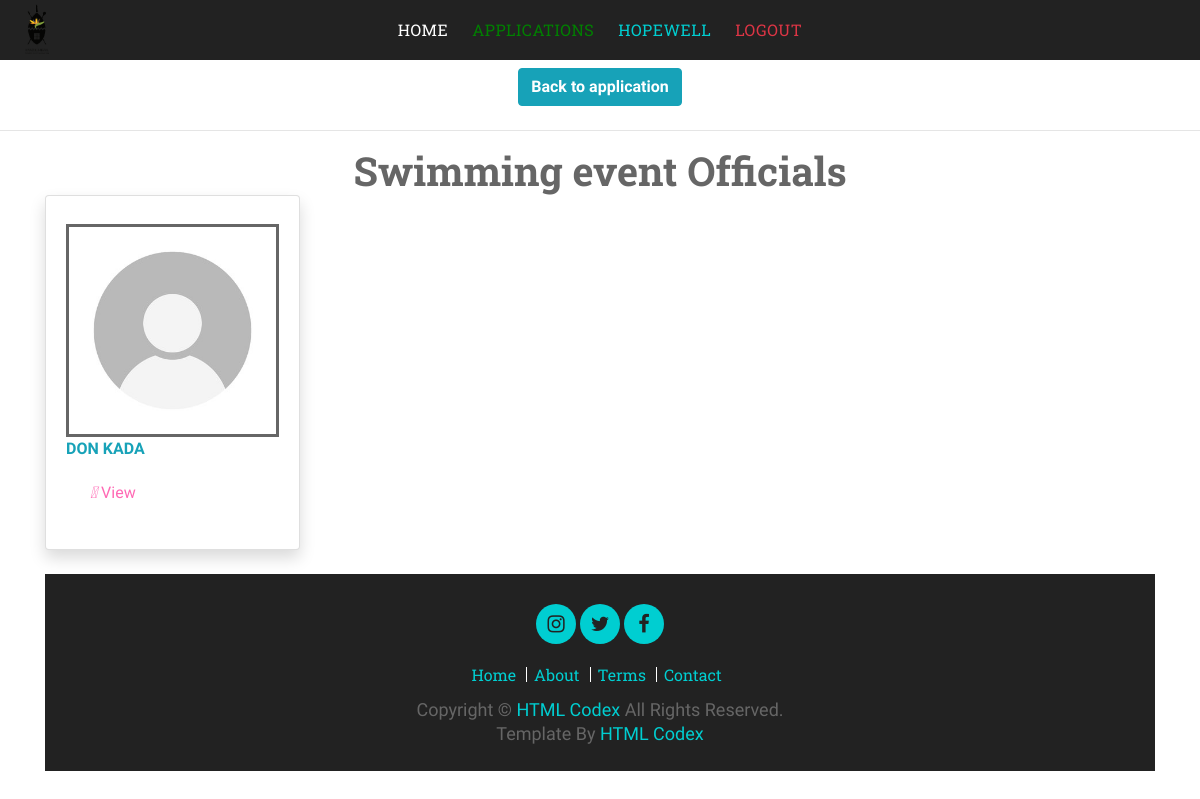
Page /Officials/23 (signed in) on the committed database.
### MyApp/models.py (models this page shows)
class Application(models.Model):
    ApplicationId = models.AutoField(primary_key=True)
    user = models.ForeignKey(User,blank=True,null=True,on_delete=models.CASCADE)
    FederationPersonel = models.ForeignKey(FederationPersonel,blank=True,null=True,on_delete=models.CASCADE)
    EventName = models.CharField(max_length=255)
    StartDate = models.DateTimeField(max_length=255)
    EndDate = models.DateTimeField(max_length=255)
    HostCity = models.CharField(max_length=255)
    HostProvince =models.CharField(max_length=255)
    ReportSubmitAgreement = models.BooleanField(default=False)
    NumberOfTeam = models.IntegerField()
    MethodOfSelection = models.CharField(max_length=255)
    SelectionApprovedDate = models.DateField(max_length=255)
    TravelDateTime = models.DateTimeField(max_length=255)
    ModeOfTravel = models.CharField(max_length=255)
    CodeOfConductAcceped = models.BooleanField(default=False)
    RegulationsInterestDeclaration  = models.CharField(max_length=300, default='NotProvided')
    RegulationsInterestDeclaration  = models.CharField(max_length=300, default='NotProvided')
    SelectionCriteriaProtocols = models.CharField(max_length=300, default='NotProvided')
    GeneralRegulationSelectionProcedure  =models.CharField(max_length=300, default='NotProvided')
    DocumentationOfSelectionSubmitted = models.CharField(max_length=300, default='NotProvided')
    TeamOfficialDuties = models.CharField(max_length=300, default='NotProvided')
    AcceptanceOfTeamAppointment = models.CharField(max_length=300, default='NotProvided')
    HighPerformancePlan = models.CharField(max_length=300, default='NotProvided')
    EventInvitation  = models.CharField(max_length=300, default='NotProvided')
    ApplicationDate  = models.DateTimeField(default=datetime.now())
    Step = models.CharField(max_length=255, default='start')
    ApplicationStatus = models.CharField(max_length=255, default='Oncreate')
    isHistory = models.BooleanField(default=False)
    DateCreated = models.DateTimeField(default=datetime.now())
    DeclineReason = models.TextField(blank=True, null=True)
    CancelReason = models.TextField(blank=True, null=True)
    ApparelLetters = models.CharField(max_length=300, blank=True, null=True)

class TeamOfficial(models.Model):
    TeamOfficialId = models.AutoField(primary_key=True, auto_created=True, null=False, blank=False)
    application = models.ForeignKey(Application,blank=True,null=True,on_delete=models.CASCADE)
    FirstName = models.CharField(max_length=100, blank=False,null=False)
    LastName = models.CharField(max_length=100, blank=False,null=False)
    Gender = models.CharField(max_length=30, null=False, blank=False)
    Designation = models.CharField(max_length=100, blank=False,null=False)
    IDCopySubmited = models.BooleanField(default=False)
    AcceptanceofTeamAppointment  = models.BooleanField(null=False, blank=False, default=False)

### MyApp/views.py (the view)
# urls.py: path('Officials/<int:applicationId>', views.Officials, name="Officials"),
@login_required
def Officials(request, applicationId):
    application = get_object_or_404(Application,pk = applicationId)
    Officials = TeamOfficial.objects.filter(application = application)
    if request.method == 'GET':
        return render(request, 'MyApp/Officials.html', {"application":application, "teamOfficials":Officials})

### MyApp/templates/MyApp/Officials.html (shortened to what this page needs)
{% extends "MyApp/base.html" %}
{% block content %}
    {% load static %}
    <div class="row"  style="display:flex;justify-content:center">
        <div style="padding:0.5rem;">
                <a href="{% url 'Application_review' applicationId=application.ApplicationId  %}" title="" class="btn btn-info">
                    <b>
                        Back to application
                    </b>
                </a>
        </div>
    </div>
    <hr/>
    <h1 class="text-center">
        {{application.EventName}} Officials
    </h1>
    {% if teamOfficials %}
                <div class="container">
                    <div>
                        <div class="row">
                            {% if teamOfficials %}
                                {% for official in teamOfficials %}
                                    <div class="col-xl-3 col-md-6 mb-4">
                                        <div class="card border-left-primary shadow h-100 py-2">
                                            <div class="card-body">
                                                <div class="row no-gutters align-items-center" style="display:flex;justify-content:center">
                                                    <img style="width:inherit; width:100%;border:solid;max-height:320px" src="{% static 'manageProfile/images/DefaultProfile.jpg'%}"/>
                                                </div>
                                                <div class="row no-gutters align-items-center">
                                                    <div class="col mr-2" style="display:flex; justify-content: space-between;">
                                                        <div class="text-xs font-weight-bold text-info text-uppercase mb-1" >
                                                            {{ official.FirstName}} {{official.LastName}}
                                                        </div>
                                                    </div>
                                                </div>
                                                <div class="row no-gutters align-items-center" style="padding:1rem">
                                                    <div class="col-auto"  styl="display:flex; justify-content:space-between;" >
                                                                <a style="color: #FF69B4;padding:0.5rem" href="{% url 'teamOfficialDetails' teamOfficialId=official.TeamOfficialId %}"><i class="fas fa-eye view-icon"></i> View  </a>
                                                    </div>
                                                </div>
                                            </div>
                                        </div>
                                    </div>
                                {% endfor%}
                            {%endif%}
                        </div>
            {% endif %}
{% endblock %}

### MyApp/templates/MyApp/base.html (shortened to what this page needs)
<!DOCTYPE html>
<html lang="en">
    <head>
        {%load static %}
        <link href="{% static "test/vendor/bootstrap/css/bootstrap.min.css" %}" rel="stylesheet">
        <link href="{% static "test/vendor/font-awesome/css/font-awesome.min.css" %}" rel="stylesheet">
        <link href="{% static "test/vendor/slick/slick.css" %}" rel="stylesheet">
        <link href="{% static "test/vendor/slick/slick-theme.css" %}" rel="stylesheet">
        <link href="{% static 'test/vendor/tempusdominus/css/tempusdominus-bootstrap-4.min.css' %}" rel="stylesheet" />
        <link href="{% static 'test/css/hover-style.css' %}" rel="stylesheet">
        <link href="{% static 'test/css/style.css' %}" rel="stylesheet">
    </head>
    <body>
        <header id="header">
            <a href="{% url 'home' %}" class="logo"><img src="{% static 'manageProfile/images/kzn-sports-confederation-logo.png' %}" alt="logo"></a>
            <nav class="main-menu top-menu" >
                <ul>
                    <li class="active"><a href="{% url 'home' %}">Home</a></li>
                    {% if user.is_authenticated %}
                        {% if user.is_superuser %}
                            <li class="nav-item text-uppercase font-weight-bold">
                                <a href="{% url 'Applications' %}" style="color: green;" class="nav-link" href="">Applications</a>
                            </li>
                        {% else %}
                            <li class="nav-item text-uppercase font-weight-bold">
                                <a class="nav-link" href="{%   url 'my_applications' %}" >Applications</a>
                            </li>
                        {% endif %}
                        <li><a class="" href="{% url 'account' %}">{{user}}</a></li>
                        <li><a class="text-danger" href="{% url 'logoutuser' %}">Logout</a></li>
                    {% else %}
                        <li><a href="{% url 'Signup' %}">Register</a></li>
                        <li><a href="{% url 'login' %}">Login</a></li>
                    {% endif %}
                </ul>
            </nav>
        </header>
        {% block content %}
        {% endblock %}
        <div id="footer">
            <div class="container">
                <div class="row">
                    <div class="col-12">
                        <div class="social">
                            <a href=""><li class="fa fa-instagram"></li></a>
                            <a href=""><li class="fa fa-twitter"></li></a>
                            <a href=""><li class="fa fa-facebook-f"></li></a>
                        </div>
                    </div>
                    <div class="col-12">
                        <ul>
                            <li><a href="">Home</a></li>
                            <li><a href="">About</a></li>
                            <li><a href="">Terms</a></li>
                            <li><a href="">Contact</a></li>
                        </ul>
                    </div>
                    <div class="col-12">
                        <p>Copyright &#169; <a href="https://htmlcodex.com">HTML Codex</a> All Rights Reserved.</p>
						<p>Template By <a href="https://htmlcodex.com">HTML Codex</a></p>
                    </div>
                </div>
            </div>
        </div>
    </body>
</html>

### MyApp/static/test/css/hover-style.css (style rules this page uses)
body { background-color:#f1f1f2 }

### MyApp/static/test/css/style.css (style rules this page uses)
* { box-sizing: border-box; }
body { color: #666; font-family: 'Raleway', sans-serif; font-weight: 400; background: #ffffff; }
a { color: #222222; transition: 0.5s; }
p { color: #666; font-size: 14px; line-height: 24px; padding: 0; margin: 0 0 15px 0; }
h1, h2, h3, h4, h5, h6 { font-family: 'Roboto Slab', serif; margin: 0; padding: 0; color: #666; font-weight: 700; }
#header { background: #222222; position: relative; height: 60px; }
#header .logo { padding-left: 25px; left: 0; display: inline-block; position: absolute; line-height: 55px; }
#header .logo img { max-height: 50px; }
.main-menu { padding: 0 130px; width: 100%; text-align: center; }
.main-menu ul { list-style-type: none; padding: 0; margin: 0; }
.main-menu ul li { display: inline-block; }
.main-menu ul li:hover a, .main-menu ul li.active a { color: #ffffff; }
.main-menu ul li a { font-family: 'Roboto Slab', serif; color: #00CED1; text-decoration: none; text-transform: uppercase; font-weight: 400; padding: 0 10px; line-height: 60px; letter-spacing: .5px; display: block; transition: color .25s ease, background-color .25s ease; }
.mobile-menu .top-menu { display: block; }
.mobile-menu .top-menu ul { padding: 0; }
.mobile-menu .top-menu ul li { display: block; text-align: center; }
.mobile-menu .top-menu ul li a { padding: 0; line-height: 40px; }
#footer { position: relative; padding: 30px 0 25px 0; text-align: center; background: #222222; }
#footer .social { position: relative; margin-bottom: 20px; }
#footer a { color: #00CED1; }
#footer .social a { display: inline-block; width: 40px; height: 40px; padding: 5px 10px; background: #00CED1; color: #222222; font-size: 20px; border-radius: 30px; }
#footer ul { margin: 0 0 10px 0; padding: 0; width: 100%; text-align: center; }
#footer ul li { font-family: 'Roboto Slab', serif; font-weight: 400; display: inline-block; list-style-type: none; padding: 0 10px 0 3px; line-height: 15px; border-right: 1px solid #ffffff; }
#footer ul li:last-child { border-right: none; }
#footer p { margin: 0; font-size: 18px; }

### rows in the picture
Application: EventName "Swimming event"
TeamOfficial: FirstName "DON", LastName "KADA"

### other values in the picture
{{ user }} "HOPEWELL"
